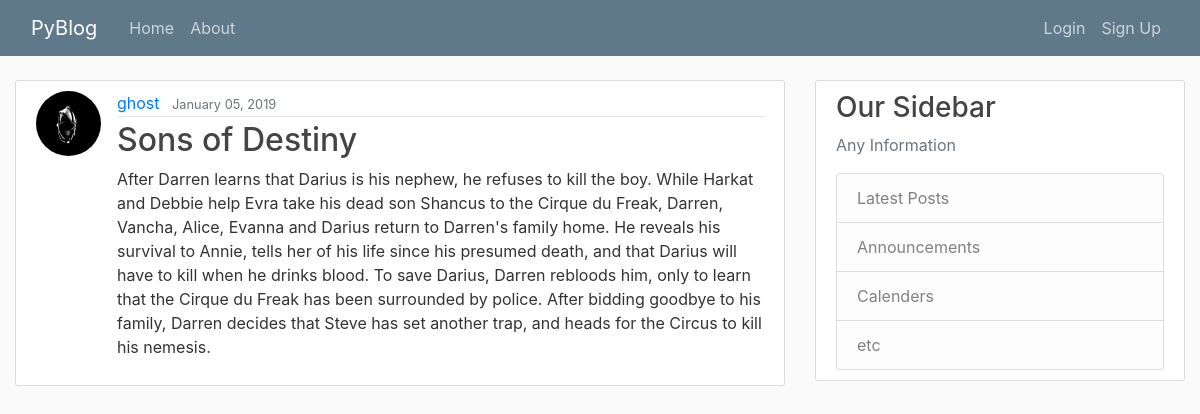
The page / on the database its author committed.
### blog/models.py (models this page shows, shortened)
class Post(models.Model):
    title = models.CharField(max_length=20)
    content = models.TextField()
    created = models.DateTimeField(default=timezone.now)
    author = models.ForeignKey(User, on_delete=models.CASCADE)

### users/models.py (models this page shows, shortened)
class Profile(models.Model):
    user = models.OneToOneField(User, on_delete=models.CASCADE)
    image = models.ImageField(default='default.jpg', upload_to='profile_pics')
    bio = models.CharField(max_length=100)

### blog/views.py (the view)
# urls.py: path('', PostListView.as_view(), name='blog-index'),
class PostListView(ListView):
    model = Post
    template_name = 'blog/index.html'
    context_object_name = 'posts'
    ordering = ['-created']
    paginate_by = 2

### blog/templates/blog/index.html (shortened to what this page needs)
{% extends 'blog/base.html' %}
{% block body %}
{% if posts %}
    {% for post in posts %}
        <article class="media content-section">
        <img class="rounded-circle article-img" src="{{ post.author.profile.image.url }}">
          <div class="media-body">
            <div class="article-metadata">
              <a class="mr-2" href="#">{{ post.author }}</a>
              <small class="text-muted">{{ post.created|date:"F d, Y" }}</small>
            </div>
            <h2><a class="article-title" href="{% url 'blog:post-detail' post.id %}">{{ post.title }}</a></h2>
            <p class="article-content">{{ post.content }}</p>
          </div>
        </article>
    {% endfor %}
    {% else %}
    <h3>No Posts Yet.</h3>
{% endif %}
{% endblock %}

### blog/static/blog/main.css (style rules this page uses)
body { background: #fafafa; color: #333333; margin-top: 5rem; }
h1, h2, h3, h4, h5, h6 { color: #444444; }
.content-section { background: #ffffff; padding: 10px 20px; border: 1px solid #dddddd; border-radius: 3px; margin-bottom: 20px; }
.article-title { color: #444444; }
.article-content { white-space: pre-line; }
.article-img { height: 65px; width: 65px; margin-right: 16px; }
.article-metadata { padding-bottom: 1px; margin-bottom: 4px; border-bottom: 1px solid #e3e3e3 }

### rows shown on the page
Post: author.profile.image (placeholder picture), author "ghost", created "January 05, 2019", title "Sons of Destiny", content "After Darren learns that Darius is his nephew, he refuses to kill the boy. While Harkat and Debbie help Evra take his dead son Shancus to the Cirque du Freak, Darren, Vancha, Alice, Evanna and Darius return to Darren's family home. He reveals his survival to Annie, tells her of his life since his presumed death, and that Darius will have to kill when he drinks blood. To save Darius, Darren rebloods him, only to learn that the Cirque du Freak has been surrounded by police. After bidding goodbye to his family, Darren decides that Steve has set another trap, and heads for the Circus to kill his nemesis."
